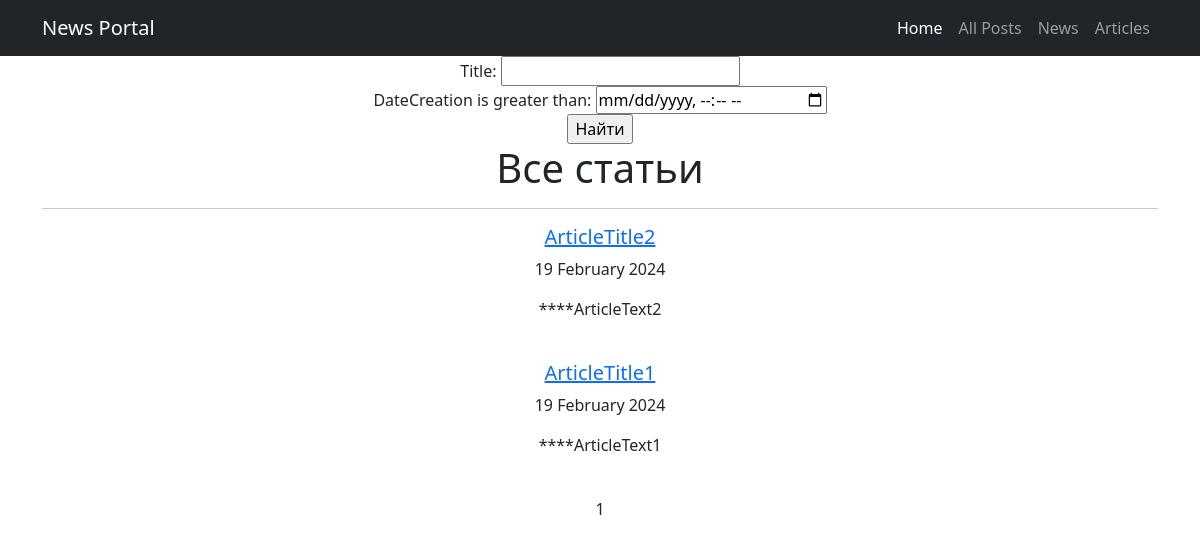
Page /articles/ (signed in) on the earlier database version.
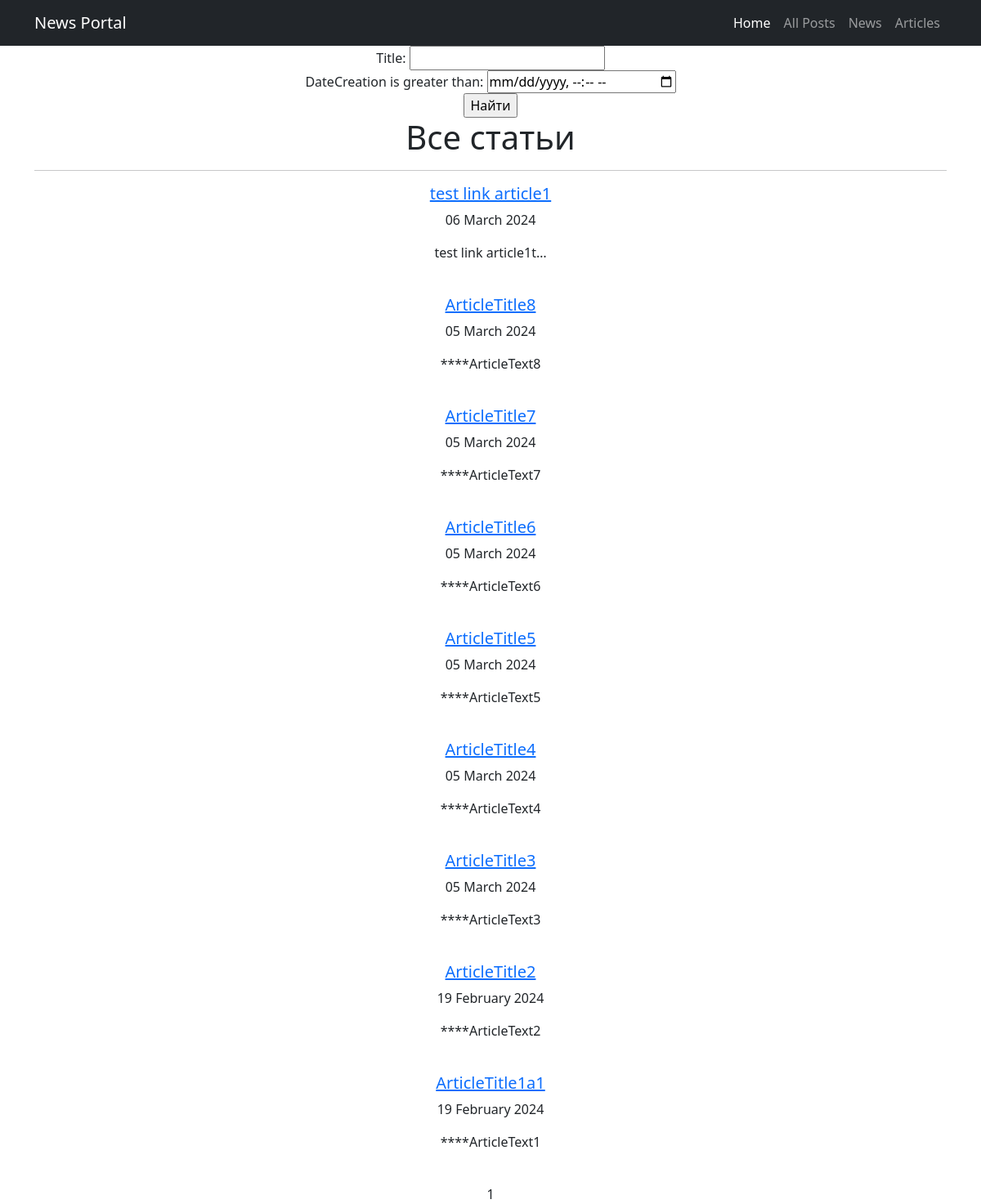
Same page on the later database version.
### news/models.py (models this page shows, shortened)
class Post(models.Model):
    NEWS = 'NW'
    ARTICLE = 'AR'
    CATEGORY_CHOICES = [
        (NEWS, 'Новость'),
        (ARTICLE, 'Статья')
    ]
    author = models.ForeignKey(Author, on_delete=models.CASCADE)
    categoryType = models.CharField(max_length=2, choices=CATEGORY_CHOICES, default=ARTICLE)
    dateCreation = models.DateTimeField(auto_now_add=True)
    postCategory = models.ManyToManyField(Category, through='PostCategory')
    title = models.CharField(max_length=128)
    text = models.TextField()
    rating = models.SmallIntegerField(default=0)

### news/views.py (the view)
# urls.py: path('articles/', ArticlesList.as_view(), name='article_list'),
class ArticlesList(FilteredListView):
    model = Post
    queryset = Post.objects.filter(categoryType="AR").order_by('-dateCreation')
    filter_class = PostFilter
    template_name = 'articles.html'
    context_object_name = 'articles'

### news/templatetags/custom_filters.py (called while the page is built)
@register.filter()
def censor(value):
    for word in CENSOR_WORDS:
        pattern = re.compile(re.escape(word), re.IGNORECASE)
        value = pattern.sub(lambda x: '*' * len(x.group()), value)
    return value

### news/views.py (called while the page is built)
    def get_queryset(self):
        queryset = super().get_queryset()
        self.filterset = self.filter_class(self.request.GET, queryset)
        return self.filterset.qs

    def get_context_data(self, **kwargs):
        context = super().get_context_data(**kwargs)
        context['filterset'] = self.filterset
        return context

### templates/articles.html (shortened to what this page needs)
{% extends 'flatpages/default.html' %}
{% load custom_filters %}
{% block content %}
    {% with 'flatpages/filters_form.html' as template_name %}
        {% include template_name %}
    {% endwith %}
    <h1>Все статьи</h1>
    <hr>
    {% if articles %}
           {% for article in articles %}
                <div>
                    <a href="{% url 'article_detail' pk=article.id %}">
                        <h5>{{ article.title|censor }}</h5>
                    </a>
                    <p>{{ article.dateCreation|date:"d F Y"}}</p>
                    <p>{{ article.text|censor|truncatechars:20 }}</p>
                </div>
                <br>
           {% endfor %}
    {% else %}
       <h2>Станей нет!</h2>
    {% endif %}
    {% with 'flatpages/paginate.html' as template_name %}
        {% include template_name %}
    {% endwith %}
{% endblock content %}

### templates/flatpages/default.html (shortened to what this page needs)
<!DOCTYPE html>
<html lang="en">
    <head>
        {% load static %}
        <link href="{% static 'css/styles.css' %}" rel="stylesheet" />
    </head>
    <body>
        <nav class="navbar navbar-expand-lg navbar-dark bg-dark">
            <div class="container">
                <a class="navbar-brand" href="#">News Portal</a>
                <div class="collapse navbar-collapse" id="navbarSupportedContent">
                    <ul class="navbar-nav ms-auto mb-2 mb-lg-0">
                        <li class="nav-item"><a class="nav-link active" aria-current="page" href="/">Home</a></li>
                        <li class="nav-item"><a class="nav-link" href="/posts">All Posts</a></li>
                        <li class="nav-item"><a class="nav-link" href="/news">News</a></li>
                        <li class="nav-item"><a class="nav-link" href="/articles">Articles</a></li>
                    </ul>
                </div>
            </div>
        </nav>
    <div class="container">
        <div class="row">
           <div class="col-lg-12 text-center">
               {% block content %}{% endblock content %}
            </div>
        </div>
    </div>
    </body>
</html>

### templates/flatpages/filters_form.html (shortened to what this page needs)
{% if request.resolver_match.url_name == "post_list" %}
    <form action="" method="get">
        {% csrf_token %}
        {{ filterset.form.as_p }}
        <input type="submit" value="Найти" />
    </form>
{% else %}
    <form action="" method="get">
        <div class="form-group">
            {{ filterset.form.title.label_tag }}
            {{ filterset.form.title }}
        </div>
        <div class="form-group">
            {{ filterset.form.dateCreation.label_tag }}
            {{ filterset.form.dateCreation }}
        </div>
        <div class="form-group">
            <input type="submit" value="Найти" />
        </div>
    </form>
{% endif %}

### templates/flatpages/paginate.html (shortened to what this page needs)
    {{ page_obj.number }}

Differences in the rows shown:
added Post: title|censor "test link article1", dateCreation "06 March 2024", text|censor "test link article1t…"
added Post: title|censor "ArticleTitle8", dateCreation "05 March 2024", text|censor "****ArticleText8"
added Post: title|censor "ArticleTitle7", dateCreation "05 March 2024", text|censor "****ArticleText7"
added Post: title|censor "ArticleTitle6", dateCreation "05 March 2024", text|censor "****ArticleText6"
added Post: title|censor "ArticleTitle5", dateCreation "05 March 2024", text|censor "****ArticleText5"
added Post: title|censor "ArticleTitle4", dateCreation "05 March 2024", text|censor "****ArticleText4"
added Post: title|censor "ArticleTitle3", dateCreation "05 March 2024", text|censor "****ArticleText3"
changed Post "****ArticleText1": title|censor "ArticleTitle1" → "ArticleTitle1a1"
